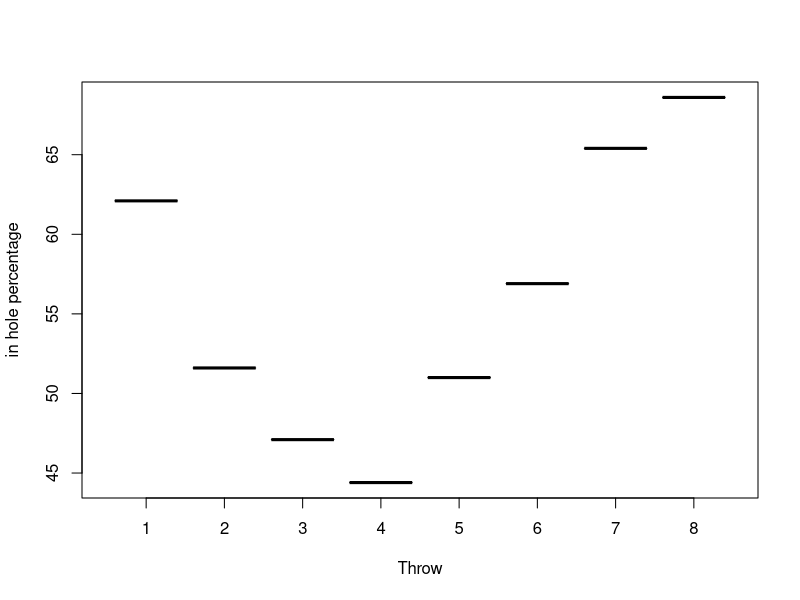
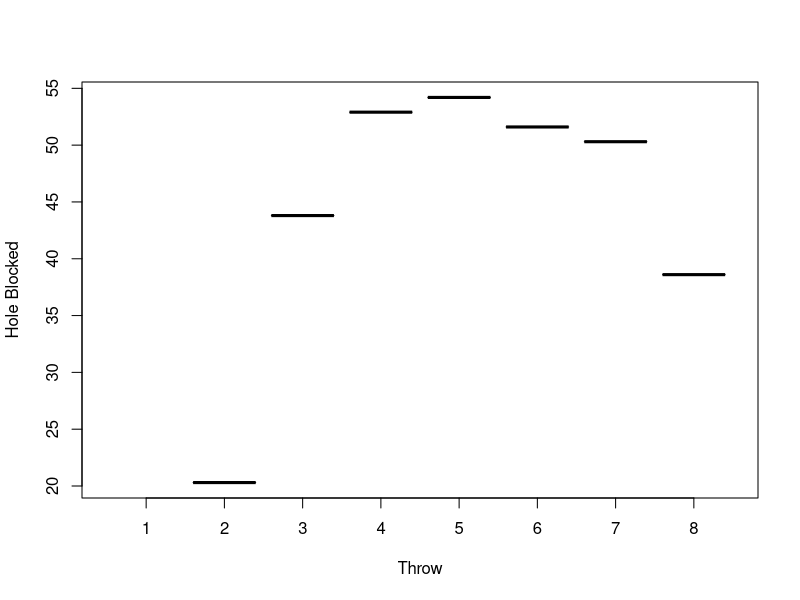

The R source for these figures, in order:
## ---- chunk 1
library(readr)
library(tidyverse)
## ---- chunk 2
data <- read.csv("STOR 538_ P1 - Sheet1.csv", header=TRUE, skip=1)
data$Match. <- as.factor(data$Match.)
data$Round. <- as.factor(data$Round.)
data$Throw_Number <- as.factor(data$Throw_Number)
data$Bag. <- as.factor(data$Bag.)
  
# data_cleaned <- data%>%
# filter(Round. != "FINAL")
## ---- chunk 3
head(data)
## ---- chunk 4
Throw_breakdown <- data%>%
  group_by(Throw_Number)%>%
  summarise(total = n(),
            in_hole_pct = round(sum(InHole.)/total*100,1),
            on_board_pct = round(sum(OnBoard.)/total*100,1),
            missed_board_pct = round(sum(MissedBoard.)/total*100,1),
            avg_Own_bags_dragged = sum(Own_Other_Bags_Dragged_In)/total,
            avg_Opponent_Bags_Dragged_In = sum(Opponent_Bags_Dragged_In)/total,
            avg_Own_Other_Bags_Knocked_Off = sum(Own_Other_Bags_Knocked_Off)/total,
            avg_Opponent_Other_Bags_Knocked_Off = sum(Opponent_Other_Bags_Knocked_Off)/total,
            Hole_Blocked_Before_Throw_pct = round(sum(as.numeric(Hole_Blocked_Before_Throw))/total*100,1),
            Hole_Blocked_After_pct = round(sum(Hole_Blocked.)/total*100,1))

Throw_breakdown
## ---- chunk 5
in_hole_by_throw_plot <- plot(Throw_breakdown$Throw_Number, Throw_breakdown$in_hole_pct, xlab = "Throw", ylab = "in hole percentage")
in_hole_by_throw_plot
## ---- chunk 6
blocked_by_throw_plot <- plot(Throw_breakdown$Throw_Number, Throw_breakdown$Hole_Blocked_Before_Throw_pct, xlab = "Throw", ylab = "Hole Blocked")
blocked_by_throw_plot
